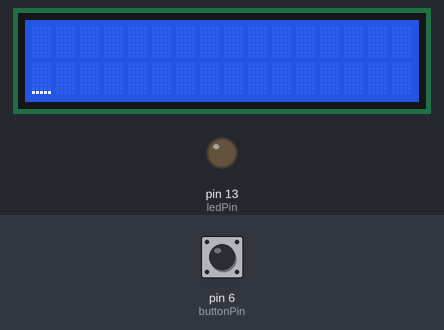
The sketch below on a simulated Arduino Uno, built with avr-gcc and run on an emulated ATmega328P. Parts: 16×2 character LCD, output pins drawn as LEDs (lit = HIGH). The test bench sets the inputs (shaded band); at power-on: pin 6 (buttonPin) LOW.

Above: at 1.2 s.
1.3 s: pin 6 (buttonPin) pulled HIGH for 1 s
At 4.0 s:
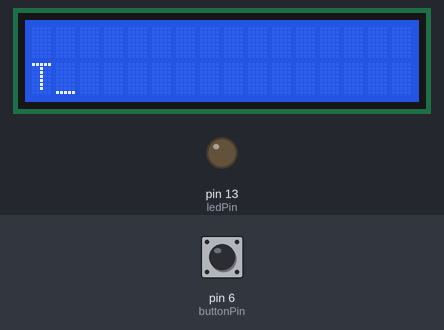
4.5 s: pin 6 (buttonPin) pulled HIGH for 0.15 s
At 6.4 s:
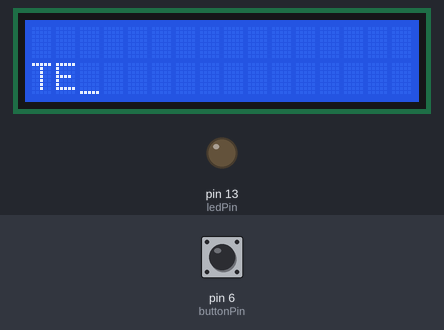
6.9 s: pin 6 (buttonPin) pulled HIGH for 0.15 s
At 8.2 s:
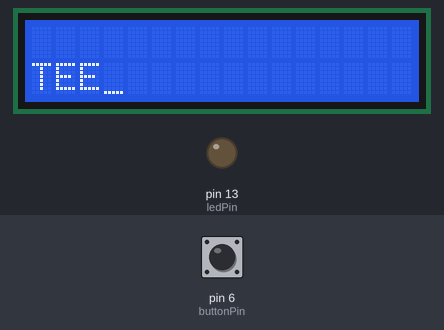
9.3 s: pin 6 (buttonPin) pulled HIGH for 3.2 s
At 14.1 s:
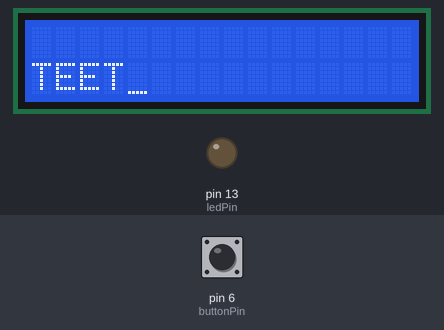
14.7 s: pin 6 (buttonPin) pulled HIGH for 0.15 s
At 16.5 s:
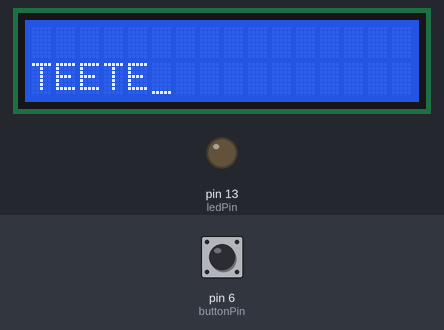
17.1 s: pin 6 (buttonPin) pulled HIGH for 1 s
At 19.6 s:
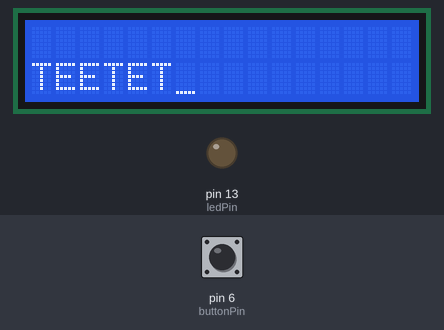
Timing chart, 0 to 21.1 s (numbered marks = the images above; inputs shaded):
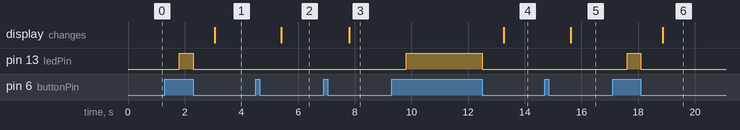

Measured:
- after the input at 1.3 s, pin 13 (ledPin): LOW → HIGH after 0.51 s, → LOW 0.49 s later; the display: changes after 1.8 s (image 1)
- after the input at 4.5 s, the display: changes after 0.91 s (image 2)
- after the input at 6.9 s, the display: changes after 0.91 s (image 3)
- after the input at 9.3 s, pin 13 (ledPin): LOW → HIGH after 0.51 s, → LOW 2.7 s later; the display: changes after 4.0 s (image 4)
- after the input at 14.7 s, the display: changes after 0.91 s (image 5)
- after the input at 17.1 s, pin 13 (ledPin): LOW → HIGH after 0.51 s, → LOW 0.49 s later; the display: changes after 1.8 s (image 6)

The sketch:

morse.ino
```cpp
// include the library code:
#include <LiquidCrystal.h>
// initialize the library with the numbers of the interface pins
LiquidCrystal lcd(12, 11, 5, 4, 3, 2);

const int ledPin = 13;
const int buttonPin = 6;

int ledState = HIGH;
int buttonState = LOW;
int lastButtonState = LOW;

int pause_value = 250;  // depending on your skill and how fast your fingers are you can change this value to make typing a message faster or slower
long signal_length = 0;
long pause = 0;

String morse = "";
String dash = "-";
String dot = "*";

boolean cheker = false;

String textOld = "";
String textTop = "";
String text = "";

long lastDebounceTime = 0;
long debounceDelay = 50;

void setup() {
  // set up the number of columns and rows on the LCD
  lcd.begin(16, 2);
  lcd.cursor();

  pinMode(buttonPin, INPUT);
  pinMode(ledPin, OUTPUT);

  lcd.setCursor(0, 1);
}

void loop() {

  buttonState = digitalRead(buttonPin);

  if (buttonState && lastButtonState)
  {
    ++signal_length;
    if (signal_length>2*pause_value)
      {
          digitalWrite(13, HIGH);
      }

  }
  else if(!buttonState && lastButtonState)          //this part of the code happens when the button is released and it send either * or - into the buffer
  {

     if (signal_length>50 && signal_length<2*pause_value )
     {
       morse =  morse + dot;
     }
      else if (signal_length>2*pause_value)
      {
        morse = morse +  dash;
      }
    signal_length=0;
    digitalWrite(13, LOW);
  }
  else if(buttonState && !lastButtonState)          // this part happens when the button is pressed and its use to reset several values
  {
    pause=0;
    cheker = true;
  }
  else if (!buttonState && !lastButtonState)
  {
    ++pause;
    if (( pause>3*pause_value ) && (cheker))
    {
      printaj(morse);
      cheker = false;
      morse = "";
    }
  }
  lastButtonState=buttonState;
  delay(1);
}

void lcdprint(String c){

  if(text.length() == 16){
    lcd.clear();
    lcd.home();
    lcd.print(text);
    lcd.setCursor(0, 1);
    textOld = textTop;
    textTop = text;
    text = "";
  }
    lcd.print(c);
  text += c;
}


void printaj(String str)
{

  if (str=="*-")
    lcdprint("A");
  else if (str=="-***")
    lcdprint("B");
  else if (str=="-*-*")
    lcdprint("C");
  else if (str=="-**")
    lcdprint("D");
  else if (str=="*")
    lcdprint("E");
  else if (str=="**-*")
    lcdprint("F");
  else if (str=="--*")
    lcdprint("G");
  else if (str=="****")
    lcdprint("H");
  else if (str=="**")
    lcdprint("I");
  else if (str=="*---")
    lcdprint("J");
  else if (str=="-*-")
    lcdprint("K");
  else if (str=="*-**")
    lcdprint("L");
  else if (str=="--")
    lcdprint("M");
  else if (str=="-*")
    lcdprint("N");
  else if (str=="---")
    lcdprint("O");
  else if (str=="*--*")
    lcdprint("P");
  else if (str=="--*-")
    lcdprint("Q");
  else if (str=="*-*")
    lcdprint("R");
  else if (str=="***")
    lcdprint("S");
  else if (str=="-")
    lcdprint("T");
  else if (str=="**-")
    lcdprint("U");
  else if (str=="***-")
    lcdprint("V");
  else if (str=="*--")
    lcdprint("W");
  else if (str=="-**-")
    lcdprint("X");
  else if (str=="-*--")
    lcdprint("Y");
  else if (str=="--**")
    lcdprint("Z");

  else if (str=="*----")
    lcdprint("1");
  else if (str=="**---")
    lcdprint("2");
  else if (str=="***--")
    lcdprint("3");
  else if (str=="****-")
    lcdprint("4");
  else if (str=="*****")
    lcdprint("5");
  else if (str=="-****")
    lcdprint("6");
  else if (str=="--***")
    lcdprint("7");
  else if (str=="---**")
    lcdprint("8");
  else if (str=="----*")
    lcdprint("9");
  else if (str=="-----")
    lcdprint("0");

  else if(str=="**--")
    lcdprint(" ");
  else if(str=="----") {
    if(text.length() == 0 && textTop.length() > 0){
      text = textTop;
      textTop = textOld;
      textOld = "";
    }
    if (text.length() > 0 ) {
      text = text.substring(0, text.length() - 1);
      lcd.clear();
      lcd.home();
      lcd.print(textTop);
      lcd.setCursor(0,1);
      lcd.print(text);
    }
  }

}
```
